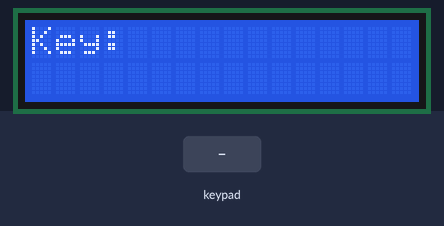
Simulated run of this sketch. Board: STM32 Blue Pill. On the bench: 16×2 character LCD. Wiring (inferred from the names in the program): 4×4 keypad with keys 1 2 3 A 4 5 6 B 7 8 9 C * 0 # D (labels assumed): rows PB4, PB5, PB3, PA15; columns PA4, PA5, PA6, PA7. Inputs (shaded band) come from the test bench.

Above: at 2.2 s.
2.3 s: keypad keys 1 2 # pressed 0.4 s apart
At 3.4 s:
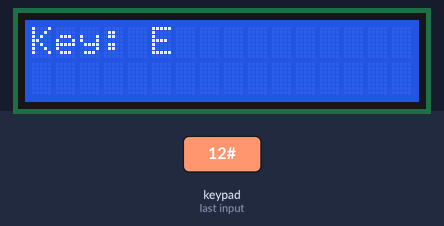
5.0 s: key '9' pressed
At 6.0 s:
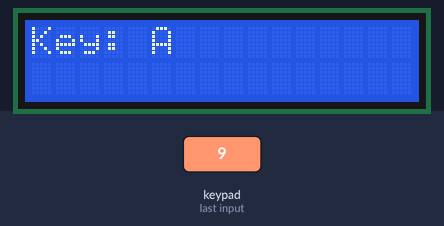
6.5 s: key 'C' pressed
At 7.2 s:
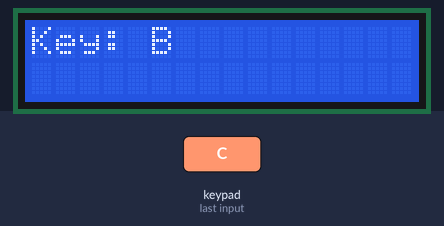
8.0 s: keypad keys 1 2 * pressed 0.4 s apart
At 10.1 s:
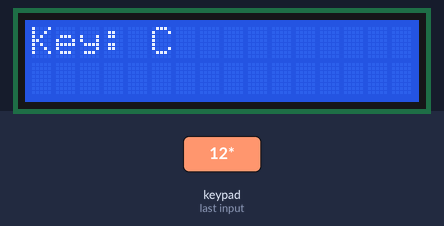
10.7 s: key '0' pressed
12.2 s: keypad keys 1 2 D pressed 0.4 s apart
At 12.8 s:
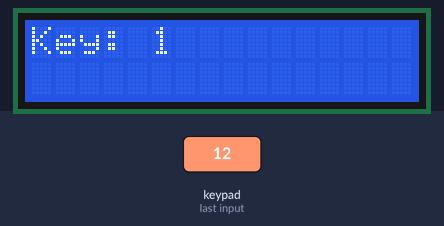
Timing chart, 0 to 15.2 s (numbered marks = the images above; inputs shaded):
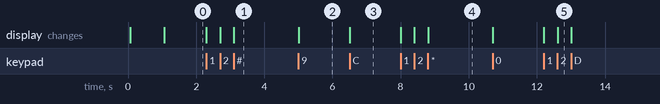

The sketch:

KEYPAD_WITHOUT_LIBRARY.ino
```cpp
#include<LiquidCrystal.h>

// Setting (RS,RW,E,D4,D5,D6,D7) for particular pin number
LiquidCrystal lcd(PA8, PA1, PA3, PA12, PB7, PB13, PB14);

unsigned char Character1[8] = { 0x04, 0x1F, 0x11, 0x11, 0x1F, 0x1F, 0x1F, 0x1F }; /* Custom Character 1 */
unsigned char Character2[8] = { 0x01, 0x03, 0x07, 0x1F, 0x1F, 0x07, 0x03, 0x01 }; /* Custom Character 2 */
// Define variable c1,c2,c3,r1,r2,r3,r4 and del
int c1 = PA4, c2 = PA5, c3 = PA6, c4 = PA7;
int r1 = PB4, r2 = PB5, r3 = PB3, r4 = PA15;
int del = 350;


void setup() {
  //Serial.begin(9600);
  lcd.begin(16, 2);
  lcd.createChar(0, Character1);  /* Generate custom character */
  lcd.createChar(1, Character2);
  //delay(500);
  lcd.setCursor(0, 0);
  lcd.print("Hello !");
  delay(1000);
  lcd.clear();
  //Serial.print("HELLO ");
  //Serial.println(" ");

  /* use input pull-up feature of arduino, so that input c1 to c3 remains HIGH in absence input
    signal
  */
  pinMode(r1, INPUT);
  pinMode(r2, INPUT);
  pinMode(r3, INPUT);
  pinMode(r4, INPUT);

  // Set r1,r2,r3,r4 pins to OUTPUT mode
  pinMode(c1, OUTPUT);
  pinMode(c2, OUTPUT);
  pinMode(c3, OUTPUT);
  pinMode(c4, OUTPUT);

  digitalWrite(c1, LOW);
  digitalWrite(c2, LOW);
  digitalWrite(c3, LOW);
  digitalWrite(c4, LOW);

  lcd.clear();
    lcd.print("Key: ");
}

void loop() {
  // Calling user defined function row1( ), row2( ), row3( ) and row4( ) next to each other
  row1();
  row2();
  row3();
  row4();
}

// Logic to function row1( )
void row1() {
  /* This the same condition we understand in topic 9.2 i.e. one row should be Low and others should be High to distinguish between other rows and to print row 1 data
  */
  digitalWrite(c1, HIGH);
  digitalWrite(c2, LOW);
  digitalWrite(c3, LOW);
  digitalWrite(c4, LOW);

  /* We know high signal becomes low when it gets a direct path to ground */
  /* Reading state of c1 and checking if it is LOW then print ‘1’ and if c2 is LOW print ‘2’ and if c3 is LOW print ‘3’
  */
  if (digitalRead(r1) == HIGH) {
    lcd.clear();
    lcd.print("Key: ");
    lcd.print("0"); delay(del);
    //Serial.print("1 ");
  }
  else if (digitalRead(r2) == HIGH) {
    lcd.clear();
    lcd.print("Key: ");
    lcd.print("4"); delay(del);
    //Serial.print("2 ");
  }
  else if (digitalRead(r3) == HIGH) {
    lcd.clear();
    lcd.print("Key: ");
    lcd.print("8"); delay(del);
    //Serial.print("3 ");
  }
  else if (digitalRead(r4) == HIGH) {
    lcd.clear();
    lcd.print("Key: ");
    lcd.print("C"); delay(del);
    //Serial.print("A");
  }
  //delay(del);
  /*why do we not set single delay here instead three in if blocks? Because if we give delay in
     if block then delay will executed only if any key has been pressed but if we give delay
     here each time either key pressed or not delay will be executed which slows the
     programming process.
  */
}

/* Similarly as we set logic for row1 we can set logic for other rows.
   Keep row LOW which we want to set logic and others to be HIGH
   But this time we will print ‘4’, ‘5’, ‘6’ on column key pressed instead of ‘1’, ‘2’, ‘3’.
*/
void row2() {
  digitalWrite(c1, LOW);
  digitalWrite(c2, HIGH);
  digitalWrite(c3, LOW);
  digitalWrite(c4, LOW);

  if (digitalRead(r1) == HIGH) {
    lcd.clear();
    lcd.print("Key: ");
    lcd.print("1"); delay(del);
    //Serial.print("4 ");
  }
  else if (digitalRead(r2) == HIGH) {
    lcd.clear();
    lcd.print("Key: ");
    lcd.print("5"); delay(del);
    //Serial.print("5 ");
  }
  else if (digitalRead(r3) == HIGH) {
    lcd.clear();
    lcd.print("Key: ");
    lcd.print("9"); delay(del);
    //Serial.print("6 ");
  }
  else if (digitalRead(r4) == HIGH) {
    lcd.clear();
    lcd.print("Key: ");
    lcd.print("D"); delay(del);
    //Serial.print("B ");
  }
}

/* In this we will print ‘7’, ‘8’, ‘9’ on column key pressed.
*/
void row3() {
  digitalWrite(c1, LOW);
  digitalWrite(c2, LOW);
  digitalWrite(c3, HIGH);
  digitalWrite(c4, LOW);

  if (digitalRead(r1) == HIGH) {
    lcd.clear();
    lcd.print("Key: ");
    lcd.print("2"); delay(del);
    //Serial.print("7 ");
  }
  else if (digitalRead(r2) == HIGH) {
    lcd.clear();
    lcd.print("Key: ");
    lcd.print("6"); delay(del);
    //Serial.print("8 ");
  }
  else if (digitalRead(r3) == HIGH) {
    lcd.clear();
    lcd.print("Key: ");
    lcd.print("A"); delay(del);
    //Serial.print("9 ");
  }
  else if (digitalRead(r4) == HIGH) {
    lcd.clear();
    lcd.print("Key: ");
    lcd.print("E"); delay(del);
    //Serial.print("C ");
  }
}
/* In this we will print ‘*’, ‘0’, ‘#’ on column key pressed.
*/
void row4() {
  digitalWrite(c1, LOW);
  digitalWrite(c2, LOW);
  digitalWrite(c3, LOW);
  digitalWrite(c4, HIGH);

  if (digitalRead(r1) == HIGH) {
    lcd.clear();
    lcd.print("Key: ");
    lcd.print("3"); delay(del);
    //Serial.print("* ");
  }
  else if (digitalRead(r2) == HIGH) {
    lcd.clear();
    lcd.print("Key: ");
    lcd.print("7"); delay(del);
    //Serial.print("0 ");
  }
  else if (digitalRead(r3) == HIGH) {
    lcd.clear();
    lcd.print("Key: ");
    lcd.print("B"); delay(del);
    //Serial.print("# ");
  }
  else if (digitalRead(r4) == HIGH) {
    lcd.clear();
    lcd.print("Key: ");
    lcd.print("F"); delay(del);
    //Serial.print("D ");
  }
}
```

Measured:
- after the input at 2.3 s, the display: first changes at once (image 1 shows a later state)
- after the input at 5.0 s, the display: changes at once (image 2)
- after the input at 6.5 s, the display: changes at once (image 3)
- after the input at 8.0 s, the display: first changes at once (image 4 shows a later state)
- after the input at 12.2 s, the display: first changes at once (image 5 shows a later state)
